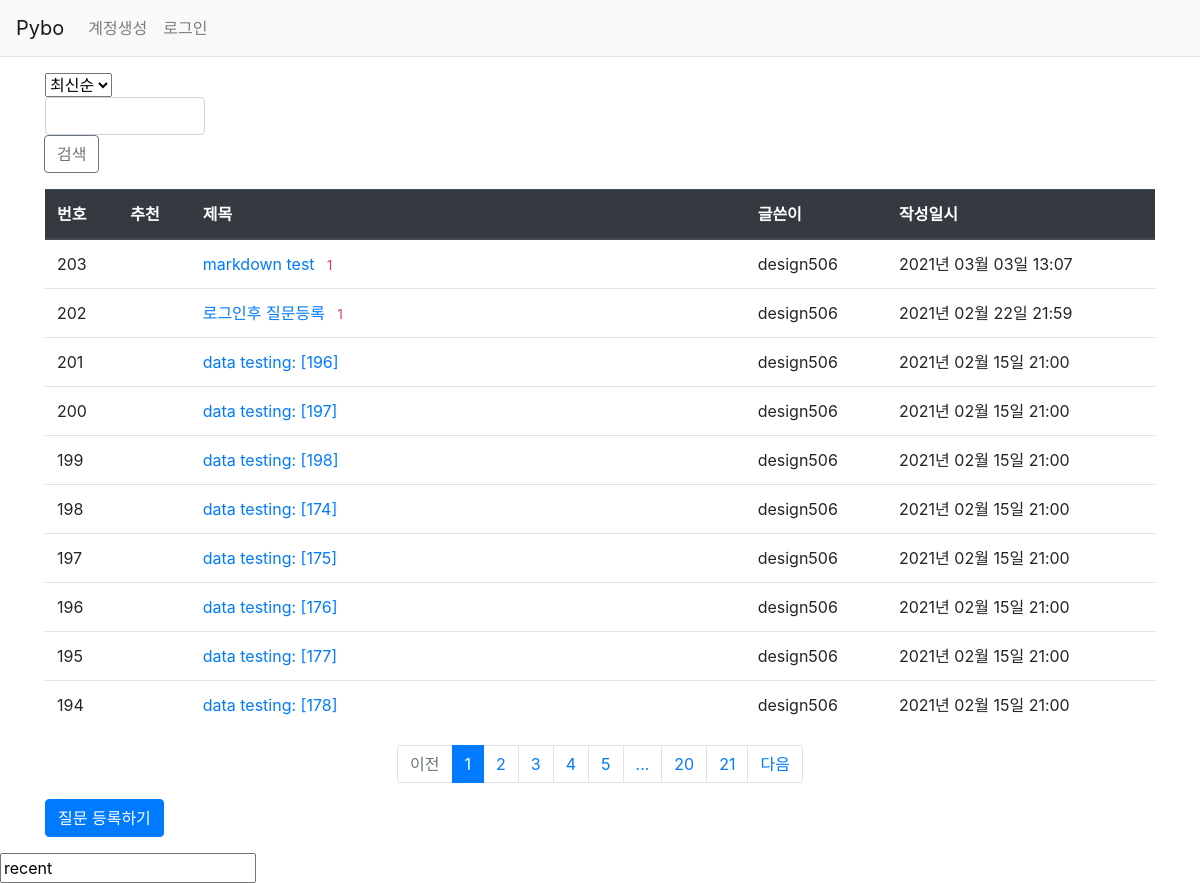
Page /question/list/ on the committed database.
### pybo/models.py (models this page shows)
class Question(db.Model):
    id = db.Column(db.Integer, primary_key=True)
    subject = db.Column(db.String(200), nullable=False)
    content = db.Column(db.Text(), nullable=False)
    create_date = db.Column(db.DateTime(), nullable=False)
    user_id = db.Column(db.Integer, db.ForeignKey('user.id', ondelete='CASCADE'), nullable=False)
    user = db.relationship('User', backref=db.backref('question_set'))
    modify_date = db.Column(db.DateTime(), nullable=True)
    voter = db.relationship('User', secondary=question_voter, backref=db.backref('quesiton_voter_set'))

class User(db.Model):
    id = db.Column(db.Integer, primary_key=True)
    username = db.Column(db.String(150), unique=True, nullable=False)
    password = db.Column(db.String(200), nullable=False)
    email = db.Column(db.String(120), unique=True, nullable=False)

### pybo/views/question_views.py (the view, shortened to what this page needs)
@bp.route('/list/')
def _list():
    page = request.args.get('page', type=int, default=1)
    kw = request.args.get('kw', type=str, default='')
    so = request.args.get('so', type=str, default='recent')
    if so == 'recommend':
        sub_query = db.session.query(question_voter.c.question_id, func.count('*').label('num_voter')) \
            .group_by(question_voter.c.question_id).subquery()
        question_list = Question.query \
            .outerjoin(sub_query, Question.id == sub_query.c.question_id) \
            .order_by(sub_query.c.num_voter.desc(), Question.create_date.desc())
    elif so == 'popular':
        sub_query = db.session.query(Answer.question_id, func.count('*').label('num_answer')) \
            .group_by(Answer.question_id).subquery()
        question_list = Question.query \
            .outerjoin(sub_query, Question.id == sub_query.c.question_id) \
            .order_by(sub_query.c.num_answer.desc(), Question.create_date.desc())
    else:
        question_list = Question.query.order_by(Question.create_date.desc())
    question_list = question_list.paginate(page, per_page=10)
    return render_template('question/question_list.html', question_list=question_list, page=page, kw=kw, so=so)

### pybo/filter.py (called while the page is built)
def format_datetime(value, fmt='%Y년 %m월 %d일 %H:%M'):
    return value.strftime(fmt)

### pybo/views/auth_views.py (called while the page is built)
@bp.before_app_request
def load_logged_in_user():
    user_id = session.get('user_id')
    if user_id is None:
        g.user = None
    else:
        g.user = User.query.get(user_id)

### pybo/templates/question/question_list.html (shortened to what this page needs)
{% extends 'base.html' %}
{% block content %}
<div class="container my-3">
    <div class="row justify-content-between my-3">
        <div class="col-2">
            <select value="form-control so">
                <option value="recent" {% if so == 'recent' %}selected{% endif %}>최신순</option>
        <div class="col-4 input-group">
            <input tyupe="text" class="form-control kw" value="{{ kw or '' }}">
            <div class="input-group-append">
                <button class="btn btn-outline-secondary" type="button" id="btn_search">검색</button>
            </div>
        </div>
    </div>
	<table class="table">
		<thead>
		<tr class="thead-dark">
			<th>번호</th>
			<th>추천</th>
            <th style="width:50%">제목</th>
            <th>글쓴이</th>
			<th>작성일시</th>
		</tr>
		</thead>
		<tbody>
		{% if question_list %}
		{% for question in question_list.items %}
		<tr>
			<td>{{ question_list.total-((question_list.page-1)*question_list.per_page)-loop.index0 }}</td>
			<td>
            </td>
            <td><a href="{{ url_for('question.detail', question_id=question.id) }}">{{ question.subject }}</a>
                {% if question.answer_set|length > 0 %}
                    <span class="text-danger small ml-2">{{ question.answer_set|length }}</span>
                {% endif %}
            </td>
			<td>{{ question.user.username }} </td>
            <td>{{ question.create_date|datetime }} </td>
		</tr>
		{% endfor %}
		{% else %}
		<tr>
			<td cospan=3>질문이 없습니다.</td>
		</tr>
		{% endif %}
		</tbody>
	</table>
    <ul class="pagination justify-content-center">
        {% if question_list.has_prev %}
        <li class="page-item">
            <a class="page-link" data-page="{{ question_list.prev_num }}" href="#">이전</a>
        </li>
        {% else %}
        <li class="page-item disabled">
            <a class="page-link" tabindex="-1" aria-disabled="true" href="#">이전</a>
        </li>
        {% endif %}
        {% for page_num in question_list.iter_pages() %}
            {% if page_num %}
                {% if page_num != question_list.page %}
                <li class="page-item">
                    <a class="page-link" data-page="{{ page_num }}" href="#">{{ page_num }}</a>
                </li>
                {% else %}
                <li class="page-item active" aria-current="page">
                    <a class="page-link" href="#">{{ page_num }}</a>
                </li>
                {% endif %}
           {% else %}
                <li class="disabled">
                    <a class="page-link" href="#">...</a>
                </li>
           {% endif %}
        {% endfor %}
        {% if question_list.has_next %}
        <li class="page-item">
            <a class="page-link" data-page="{{ question_list.next_num }}" href="#">다음</a>
        </li>
        {% else %}
        <li class="page-item disabled">
            <a class="page-link" tabindex="-1" aria-disabled="true" href="#">다음</a>
        </li>
        {% endif %}
    </ul>
	<a href="{{ url_for('question.create') }}" class="btn btn-primary">질문 등록하기</a>
</div>
<form id="searchForm" method="get" action="{{ url_for('question._list') }}">
    <input type="hideen" id="so" name="so" value="{{ so }}">
</form>
{% endblock %}

### pybo/templates/base.html (shortened to what this page needs)
<!doctype html>
<html lang="ko">
<head>
    <link rel="stylesheet" href="{{ url_for('static', filename='bootstrap.min.css') }}">
</head>
<body>
{% include "navbar.html" %}
{% block content %}
{% endblock %}
</body>
</html>

### pybo/templates/navbar.html (shortened to what this page needs)
<nav class="navbar navbar-expand-lg navbar-light bg-light border-bottom" style="background-color: #e3f2fd;">
    <a class="navbar-brand" href="{{ url_for('main.index') }}">Pybo</a>
    <div class="collapse navbar-collapse flex-grow-0" id="navbarNav">
        {% if g.user %}
        <ul class="navbar-nav">
            <li class="nav-item">
                <a class="nav-link" href="{{ url_for('auth.logout') }}">{{ g.user.username }}(로그아웃)</a>
            </li>
        </ul>
        {% else %}
        <ul class="navbar-nav">
            <li class="nav-item ">
                <a class="nav-link" href="{{ url_for('auth.signup') }}">계정생성</a>
            </li>
            <li class="nav-item ">
                <a class="nav-link" href="{{ url_for('auth.login') }}">로그인</a>
            </li>
        </ul>
        {% endif %}
    </div>
</nav>

### rows in the picture
Question: total "203", subject "markdown test", answer_set|length "1", user.username "design506", create_date "2021년 03월 03일 13:07"
Question: total "202", subject "로그인후 질문등록", answer_set|length "1", user.username "design506", create_date "2021년 02월 22일 21:59"
Question: total "201", subject "data testing: [196]", user.username "design506", create_date "2021년 02월 15일 21:00"
Question: total "200", subject "data testing: [197]", user.username "design506", create_date "2021년 02월 15일 21:00"
Question: total "199", subject "data testing: [198]", user.username "design506", create_date "2021년 02월 15일 21:00"
Question: total "198", subject "data testing: [174]", user.username "design506", create_date "2021년 02월 15일 21:00"
Question: total "197", subject "data testing: [175]", user.username "design506", create_date "2021년 02월 15일 21:00"
Question: total "196", subject "data testing: [176]", user.username "design506", create_date "2021년 02월 15일 21:00"
Question: total "195", subject "data testing: [177]", user.username "design506", create_date "2021년 02월 15일 21:00"
Question: total "194", subject "data testing: [178]", user.username "design506", create_date "2021년 02월 15일 21:00"

### other values in the picture
{{ page_num }} "1"
{{ page_num }} "2" "3" "4" "5" "20" "21"
